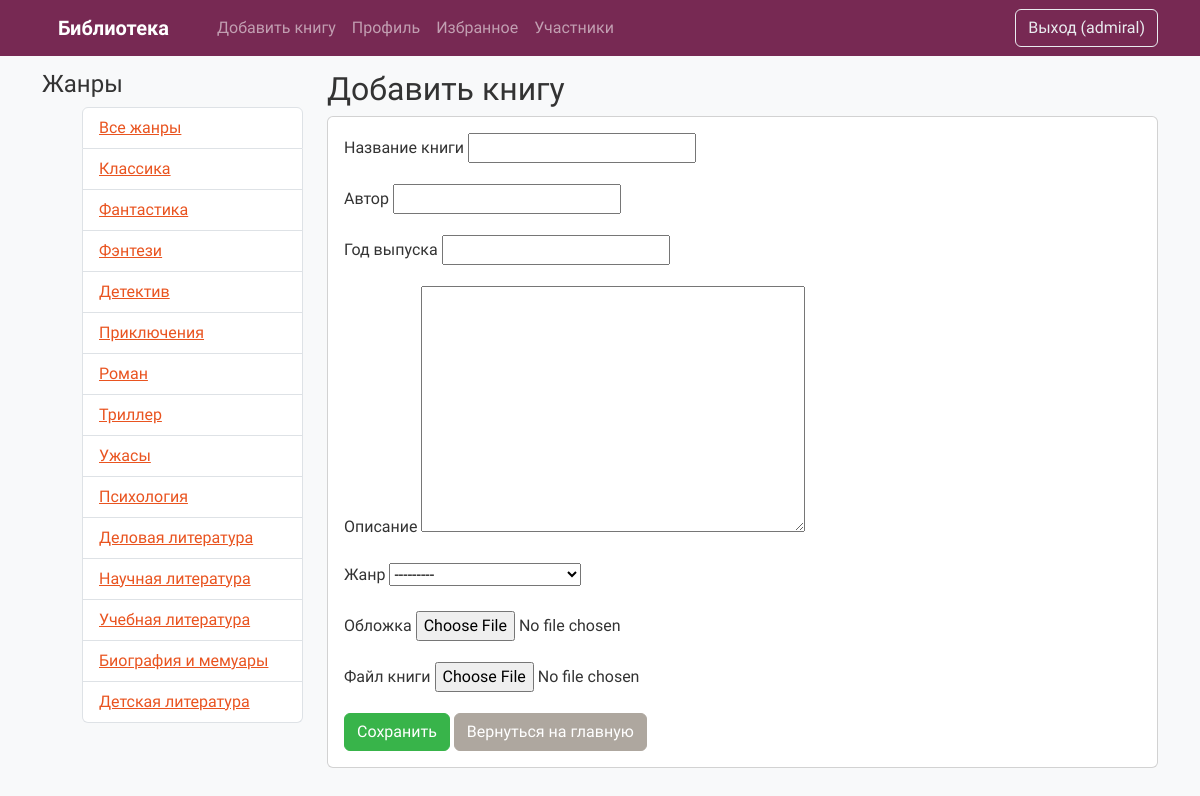
/add-book/ (signed in), run on the app's committed database.
### books/models.py (models this page shows)
class Genre(models.Model):
    name = models.CharField(max_length=255, verbose_name="Жанр")
    def __str__(self):
        return self.name

### books/views.py (the view)
# urls.py: path('add-book/', views.add_book, name='add_book'),
@login_required
def add_book(request):
    if request.method == 'POST':
        form = BookForm(request.POST, request.FILES)
        if form.is_valid():
            book = form.save(commit=False)
            book.added_by = request.user
            book.save()
            return redirect('home')
    else:
        form = BookForm()
    return render(request, 'add_book.html', {'form': form})

### books/forms.py
class BookForm(forms.ModelForm):
    class Meta:
        model = Book
        fields = ['title', 'author', 'year', 'description', 'genre', 'cover', 'file']

### books/context_processors.py (called while the page is built)
def genres_processor(request):
    genres = Genre.objects.all()
    return {'genres': genres}

### templates/add_book.html (shortened to what this page needs)
{% extends 'base.html' %}
{% block content %}
<h2>Добавить книгу</h2>
<div class="card p-3">
  <form method="post" enctype="multipart/form-data">
    <div class="mb-3">
      <label for="id_title" class="form-label">Название книги</label>
      {{ form.title }}
    </div>
    <div class="mb-3">
      <label for="id_author" class="form-label">Автор</label>
      {{ form.author }}
    </div>
    <div class="mb-3">
      <label for="id_year" class="form-label">Год выпуска</label>
      {{ form.year }}
    </div>
    <div class="mb-3">
      <label for="id_description" class="form-label">Описание</label>
      {{ form.description }}
    </div>
    <div class="mb-3">
      <label for="id_genre" class="form-label">Жанр</label>
      {{ form.genre }}
    </div>
    <div class="mb-3">
      <label for="id_cover" class="form-label">Обложка</label>
      {{ form.cover }}
    </div>
    <div class="mb-3">
      <label for="id_file" class="form-label">Файл книги</label>
      {{ form.file }}
    </div>
    <button type="submit" class="btn btn-success">Сохранить</button>
    <a href="{% url 'home' %}" class="btn btn-secondary">Вернуться на главную</a>
  </form>
</div>
{% endblock %}

### templates/base.html (shortened to what this page needs)
{% load static %}
<!DOCTYPE html>
<html lang="ru">
<head>
    <link rel="stylesheet" href="{% static 'css/bootstrap.css' %}">
</head>
<body>
<nav class="navbar navbar-expand-lg navbar-dark bg-dark fixed-top">
    <div class="container">
        <a class="navbar-brand" href="{% url 'home' %}">Библиотека</a>
        <div class="collapse navbar-collapse d-flex justify-content-between align-items-center">
            <ul class="navbar-nav">
                {% if user.is_authenticated %}
                    <li class="nav-item"><a class="nav-link" href="{% url 'add_book' %}">Добавить книгу</a></li>
                    <li class="nav-item"><a class="nav-link" href="{% url 'profile' %}">Профиль</a></li>
                    <li class="nav-item"><a class="nav-link" href="{% url 'favorites_list' %}">Избранное</a></li>
                    <li class="nav-item"><a class="nav-link" href="{% url 'members_list' %}">Участники</a></li>
                {% else %}
                    <li class="nav-item"><a class="nav-link" href="{% url 'login' %}">Вход</a></li>
                    <li class="nav-item"><a class="nav-link" href="{% url 'register' %}">Регистрация</a></li>
                {% endif %}
            </ul>
            <div class="d-flex align-items-center">
                {% if user.is_authenticated %}
                    <form action="{% url 'logout' %}" method="post" class="d-inline">
                        <button type="submit" class="btn btn-outline-light">Выход ({{ user.username }})</button>
                    </form>
                {% endif %}
            </div>
        </div>
    </div>
</nav>
<div class="container">
    <div class="row">
        <div class="col-md-3">
            <h4>Жанры</h4>
            <ul class="list-group mb-3">
                <li class="list-group-item">
                    <a href="{% url 'home' %}">Все жанры</a>
                </li>
                {% for genre in genres %}
                <li class="list-group-item">
                    <a href="{% url 'genre_books' genre.id %}">{{ genre.name }}</a>
                </li>
                {% endfor %}
            </ul>
        </div>
        <div class="col-md-9">
            {% block content %}
            {% endblock %}
        </div>
    </div>
</div>
</body>
</html>

### templates/base.html (style rules this page uses)
body { background-color: #f8f9fa; padding-top: 70px; }
.navbar-brand { font-weight: bold; }

### data on the page
Genre: name "Классика"
Genre: name "Фантастика"
Genre: name "Фэнтези"
Genre: name "Детектив"
Genre: name "Приключения"
Genre: name "Роман"
Genre: name "Триллер"
Genre: name "Ужасы"
Genre: name "Психология"
Genre: name "Деловая литература"
Genre: name "Научная литература"
Genre: name "Учебная литература"
Genre: name "Биография и мемуары"
Genre: name "Детская литература"

### other printed values
{{ user.username }} "admiral"
